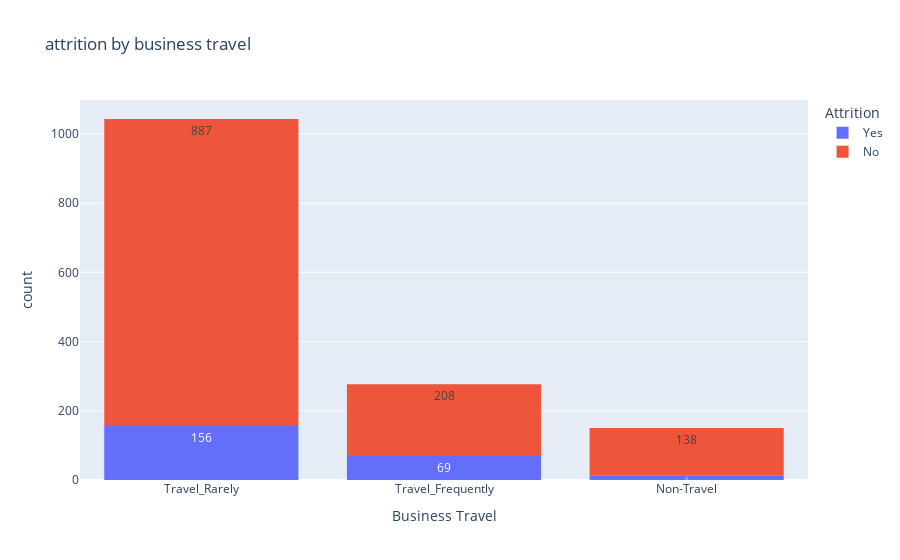

The cell this chart's notebook holds for it:
### Code cell
fig=px.histogram(df,x='Business Travel',color='Attrition',title='attrition by business travel',text_auto=True)
fig.show()

### Figure 1 — Plotly figure (JSON) as saved in the notebook; plotly's stock layout.template omitted (floating-point values rounded to 4 significant figures; data arrays with more than 128 entries replaced by an {"elided": "..."} marker saying what was removed)
{"data": [{"alignmentgroup": "True", "bingroup": "x", "hovertemplate": "Attrition=Yes<br>Business Travel=%{x}<br>count=%{y}<extra></extra>", "legendgroup": "Yes", "marker": {"color": "#636efa", "pattern": {"shape": ""}}, "name": "Yes", "offsetgroup": "Yes", "orientation": "v", "showlegend": true, "texttemplate": "%{value}", "type": "histogram", "x": {"elided": "237 str values"}, "xaxis": "x", "yaxis": "y"}, {"alignmentgroup": "True", "bingroup": "x", "hovertemplate": "Attrition=No<br>Business Travel=%{x}<br>count=%{y}<extra></extra>", "legendgroup": "No", "marker": {"color": "#EF553B", "pattern": {"shape": ""}}, "name": "No", "offsetgroup": "No", "orientation": "v", "showlegend": true, "texttemplate": "%{value}", "type": "histogram", "x": {"elided": "1233 str values"}, "xaxis": "x", "yaxis": "y"}], "layout": {"barmode": "relative", "legend": {"title": {"text": "Attrition"}, "tracegroupgap": 0}, "title": {"text": "attrition by business travel"}, "xaxis": {"anchor": "y", "domain": [0, 1], "title": {"text": "Business Travel"}}, "yaxis": {"anchor": "x", "domain": [0, 1], "title": {"text": "count"}}}}
